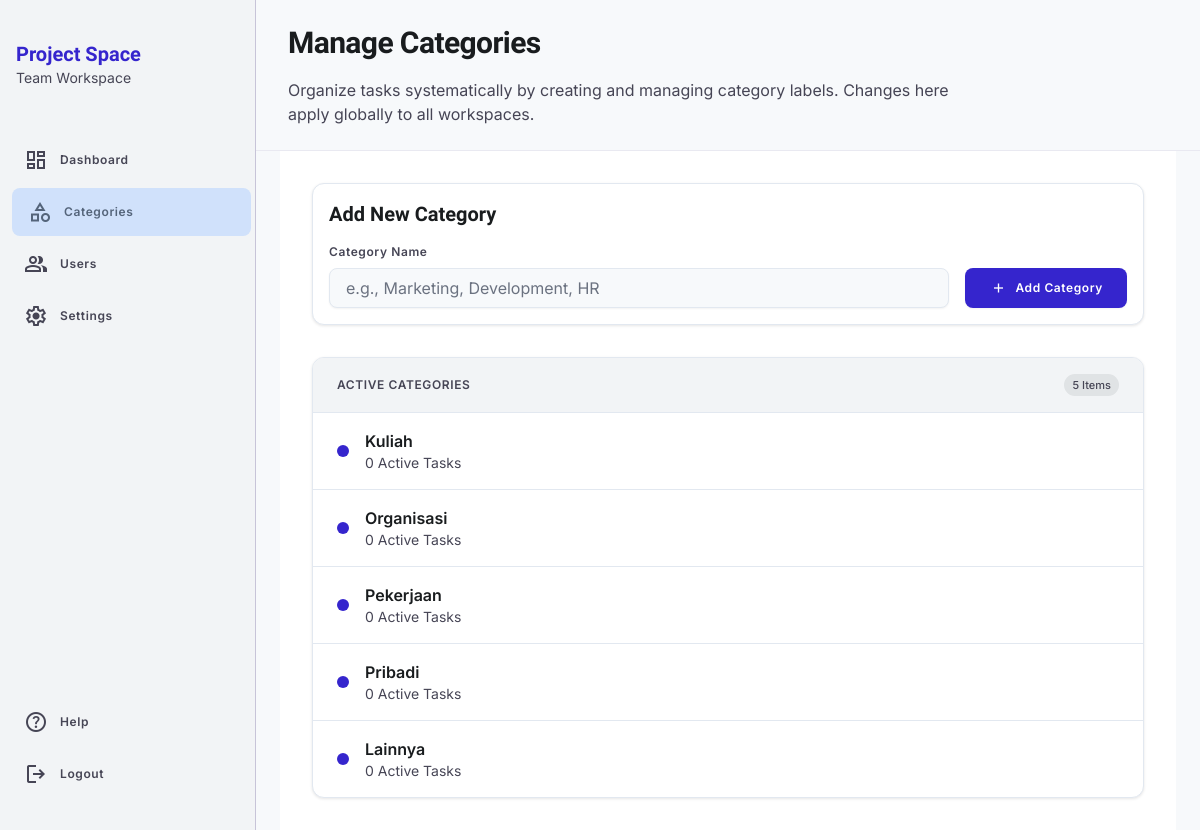
Screenshot of /admin/categories.php (signed in) with the database file from the repository.
### tables this page shows
CREATE TABLE `categories` (
  `id_category` int(11) NOT NULL,
  `category_name` varchar(100) NOT NULL,
  `created_at` datetime DEFAULT current_timestamp()
);

### admin/categories.php (the view, shortened to what this page needs)
<?php
require_once '../config/database.php';
$editId = null;
$editName = '';
$qCategories = mysqli_query($conn, "
    SELECT c.*,
           (SELECT COUNT(*) FROM tasks t WHERE t.id_category = c.id_category) as task_count
    FROM categories c
    ORDER BY c.created_at DESC
");
$categories = [];
while ($row = mysqli_fetch_assoc($qCategories)) {
    $categories[] = $row;
}
?>
<!DOCTYPE html>
<html class="light" lang="en"><head>
<script src="https://cdn.tailwindcss.com?plugins=forms,container-queries"></script>
<script id="tailwind-config">
      tailwind.config = {
        darkMode: "class",
        theme: {
          extend: {
            "colors": {
                    "inverse-on-surface": "#eff1f3",
                    "inverse-primary": "#c3c0ff",
                    "primary-fixed-dim": "#c3c0ff",
                    "surface-bright": "#f7f9fb",
                    "surface-container-lowest": "#ffffff",
                    "outline-variant": "#c7c4d8",
                    "surface-tint": "#4d44e3",
                    "priority-high": "#EF4444",
                    "secondary-fixed": "#d3e4fe",
                    "secondary-fixed-dim": "#b7c8e1",
                    "on-error": "#ffffff",
                    "status-todo": "#94A3B8",
                    "border": "#E2E8F0",
                    "on-tertiary-fixed": "#001a42",
                    "tertiary-fixed-dim": "#adc6ff",
                    "error": "#ba1a1a",
                    "surface": "#f7f9fb",
                    "on-secondary-fixed": "#0b1c30",
                    "on-surface-variant": "#464555",
                    "card-bg": "#FFFFFF",
                    "primary-fixed": "#e2dfff",
                    "tertiary": "#004598",
                    "on-secondary-container": "#54647a",
                    "on-tertiary-container": "#cedbff",
                    "secondary-container": "#d0e1fb",
                    "on-tertiary-fixed-variant": "#004395",
                    "priority-low": "#22C55E",
                    "surface-container-low": "#f2f4f6",
                    "on-secondary-fixed-variant": "#38485d",
                    "status-done": "#16A34A",
                    "on-primary-container": "#dad7ff",
                    "tertiary-container": "#005cc6",
                    "outline": "#777587",
                    "error-container": "#ffdad6",
                    "surface-container-high": "#e6e8ea",
                    "primary": "#3525cd",
                    "surface-dim": "#d8dadc",
                    "inverse-surface": "#2d3133",
                    "tertiary-fixed": "#d8e2ff",
                    "priority-medium": "#F59E0B",
                    "on-primary-fixed-variant": "#3323cc",
                    "on-background": "#191c1e",
                    "on-secondary": "#ffffff",
                    "surface-container-highest": "#e0e3e5",
                    "on-error-container": "#93000a",
                    "primary-container": "#4f46e5",
                    "on-tertiary": "#ffffff",
                    "deadline-warning": "#FB923C",
                    "secondary": "#505f76",
                    "background": "#f7f9fb",
                    "on-primary-fixed": "#0f0069",
                    "on-surface": "#191c1e",
                    "on-primary": "#ffffff",
                    "surface-container": "#eceef0",
                    "surface-variant": "#e0e3e5",
                    "text-main": "#1E293B"
            },
            "borderRadius": {
                    "DEFAULT": "0.25rem",
                    "lg": "0.5rem",
                    "xl": "0.75rem",
                    "full": "9999px"
            },
            "spacing": {
                    "unit": "4px",
                    "gutter": "16px",
                    "margin-mobile": "16px",
                    "container-max-width": "1440px",
                    "margin-desktop": "32px"
            },
            "fontFamily": {
                    "body-md": ["Inter"],
                    "headline-lg": ["Hanken Grotesk"],
                    "body-sm": ["Inter"],
                    "label-sm": ["Inter"],
                    "headline-lg-mobile": ["Hanken Grotesk"],
                    "label-md": ["Inter"],
                    "headline-md": ["Hanken Grotesk"]
            },
            "fontSize": {
                    "body-md": ["16px", {"lineHeight": "24px", "fontWeight": "400"}],
                    "headline-lg": ["30px", {"lineHeight": "38px", "letterSpacing": "-0.02em", "fontWeight": "700"}],
                    "body-sm": ["14px", {"lineHeight": "20px", "fontWeight": "400"}],
                    "label-sm": ["11px", {"lineHeight": "14px", "fontWeight": "500"}],
                    "headline-lg-mobile": ["24px", {"lineHeight": "32px", "letterSpacing": "-0.01em", "fontWeight": "700"}],
                    "label-md": ["12px", {"lineHeight": "16px", "letterSpacing": "0.05em", "fontWeight": "600"}],
                    "headline-md": ["20px", {"lineHeight": "28px", "fontWeight": "600"}]
            }
          }
        }
      }
    </script>
</head>
<body class="bg-background text-on-background font-body-md min-h-screen flex text-body-md overflow-x-hidden">
<aside class="hidden md:flex flex-col h-screen py-4 gap-2 bg-surface-container-low dark:bg-inverse-surface border-r border-outline-variant fixed left-0 w-64 z-40">
<div class="px-4 py-6">
<h1 class="font-headline-md text-headline-md font-bold text-primary dark:text-inverse-primary">Project Space</h1>
<p class="font-body-sm text-body-sm text-on-surface-variant">Team Workspace</p>
</div>
<nav class="flex-1 flex flex-col gap-1 mt-4">
<a class="flex items-center gap-3 text-on-surface-variant dark:text-surface-variant px-4 py-3 mx-2 hover:bg-surface-container-high dark:hover:bg-surface-variant rounded-lg transition-all hover:translate-x-1 duration-300 group" href="dashboard.php">
<span class="material-symbols-outlined group-hover:scale-110 transition-transform duration-300" data-icon="dashboard">dashboard</span>
<span class="font-label-md text-label-md">Dashboard</span>
</a>
<a class="flex items-center gap-3 bg-secondary-container dark:bg-secondary text-on-secondary-container dark:text-on-secondary rounded-lg px-4 py-3 mx-2 translate-x-1 duration-200 group" href="categories.php">
<span class="material-symbols-outlined group-hover:scale-110 transition-transform duration-300" data-icon="category">category</span>
<span class="font-label-md text-label-md">Categories</span>
</a>
<a class="flex items-center gap-3 text-on-surface-variant dark:text-surface-variant px-4 py-3 mx-2 hover:bg-surface-container-high dark:hover:bg-surface-variant rounded-lg transition-all hover:translate-x-1 duration-300 group" href="users.php">
<span class="material-symbols-outlined group-hover:scale-110 transition-transform duration-300" data-icon="group">group</span>
<span class="font-label-md text-label-md">Users</span>
</a>
<a class="flex items-center gap-3 text-on-surface-variant dark:text-surface-variant px-4 py-3 mx-2 hover:bg-surface-container-high dark:hover:bg-surface-variant rounded-lg transition-all hover:translate-x-1 duration-300 group" href="#">
<span class="material-symbols-outlined group-hover:rotate-90 transition-transform duration-300" data-icon="settings">settings</span>
<span class="font-label-md text-label-md">Settings</span>
</a>
</nav>
<div class="mt-auto flex flex-col gap-1 mb-4">
<a class="flex items-center gap-3 text-on-surface-variant dark:text-surface-variant px-4 py-3 mx-2 hover:bg-surface-container-high dark:hover:bg-surface-variant rounded-lg transition-all hover:translate-x-1 duration-300 group" href="#">
<span class="material-symbols-outlined group-hover:scale-110 transition-transform duration-300" data-icon="help">help</span>
<span class="font-label-md text-label-md">Help</span>
</a>
<a class="flex items-center gap-3 text-on-surface-variant dark:text-surface-variant px-4 py-3 mx-2 hover:bg-surface-container-high dark:hover:bg-surface-variant rounded-lg transition-all hover:translate-x-1 duration-300 group" href="../auth/logout.php">
<span class="material-symbols-outlined group-hover:-translate-x-1 transition-transform duration-300" data-icon="logout">logout</span>
<span class="font-label-md text-label-md">Logout</span>
</a>
</div>
</aside>
<main class="flex-1 md:ml-64 pb-20 md:pb-0 min-h-screen flex flex-col">
<header class="bg-surface sticky top-0 z-30 px-margin-mobile md:px-margin-desktop py-6 border-b border-outline-variant/30 flex flex-col gap-4">
<div class="flex justify-between items-center">
<h1 class="font-headline-lg-mobile md:font-headline-lg text-headline-lg-mobile md:text-headline-lg text-on-surface">Manage Categories</h1>
</div>
<p class="font-body-md text-body-md text-on-surface-variant max-w-2xl">Organize tasks systematically by creating and managing category labels. Changes here apply globally to all workspaces.</p>
</header>
<div class="flex-1 p-margin-mobile md:p-margin-desktop bg-surface-container-lowest max-w-4xl w-full mx-auto">
<section class="mb-8 p-gutter bg-card-bg rounded-xl border border-border shadow-[0px_1px_3px_rgba(0,0,0,0.1)]">
<h2 class="font-headline-md text-headline-md text-on-surface mb-4"><?= $editId ? 'Edit Category' : 'Add New Category' ?></h2>
<form method="POST" action="categories.php" class="flex flex-col md:flex-row gap-4 items-start md:items-end">
<div class="flex-1 w-full">
<label class="block font-label-md text-label-md text-on-surface-variant mb-2" for="new-category">Category Name</label>
<input name="category_name" value="<?= htmlspecialchars($editName) ?>" class="w-full h-10 px-4 rounded-lg border border-border bg-surface focus:ring-2 focus:ring-primary-container focus:border-transparent font-body-md text-body-md text-on-surface outline-none transition-all shadow-sm" id="new-category" placeholder="e.g., Marketing, Development, HR" required="" type="text"/>
</div>
<button class="w-full md:w-auto h-10 px-6 bg-primary text-on-primary font-label-md text-label-md rounded-lg hover:bg-primary-container transition-colors shadow-sm flex items-center justify-center gap-2" type="submit">
<span class="material-symbols-outlined text-[18px]"><?= $editId ? 'save' : 'add' ?></span>
                        <?= $editId ? 'Update Category' : 'Add Category' ?>
                    </button>
</form>
</section>
<section class="bg-card-bg rounded-xl border border-border overflow-hidden shadow-[0px_1px_3px_rgba(0,0,0,0.1)]">
<div class="bg-surface-container-low px-6 py-4 border-b border-border flex justify-between items-center">
<h3 class="font-label-md text-label-md text-on-surface-variant uppercase tracking-wider">Active Categories</h3>
<span class="font-label-sm text-label-sm bg-surface-variant text-on-surface-variant px-2 py-1 rounded-full"><?= count($categories) ?> Items</span>
</div>
<ul class="divide-y divide-border">
<?php if(empty($categories)): ?>
    <li class="px-6 py-4 text-center text-on-surface-variant font-body-md">Belum ada kategori.</li>
<?php else: ?>
    <?php foreach($categories as $cat): ?>
    <li class="px-6 py-4 flex items-center justify-between hover:bg-surface-bright transition-colors group">
    <div class="flex items-center gap-4">
    <div class="w-3 h-3 rounded-full bg-primary"></div>
    <div>
    <h4 class="font-body-md text-body-md font-semibold text-on-surface"><?= htmlspecialchars($cat['category_name']) ?></h4>
    <p class="font-body-sm text-body-sm text-on-surface-variant"><?= $cat['task_count'] ?> Active Tasks</p>
    </div>
    </div>
    </li>
    <?php endforeach; ?>
<?php endif; ?>
</ul>
</section>
</div>
</main>
</body></html>

### admin/categories.php (style rules this page uses)
body { background-color: theme('colors.background'); color: theme('colors.on-background'); }

### rows the page displays
categories: category_name "Kuliah", task_count "0"
categories: category_name "Organisasi", task_count "0"
categories: category_name "Pekerjaan", task_count "0"
categories: category_name "Pribadi", task_count "0"
categories: category_name "Lainnya", task_count "0"

### other values shown
count($categories) "5"
